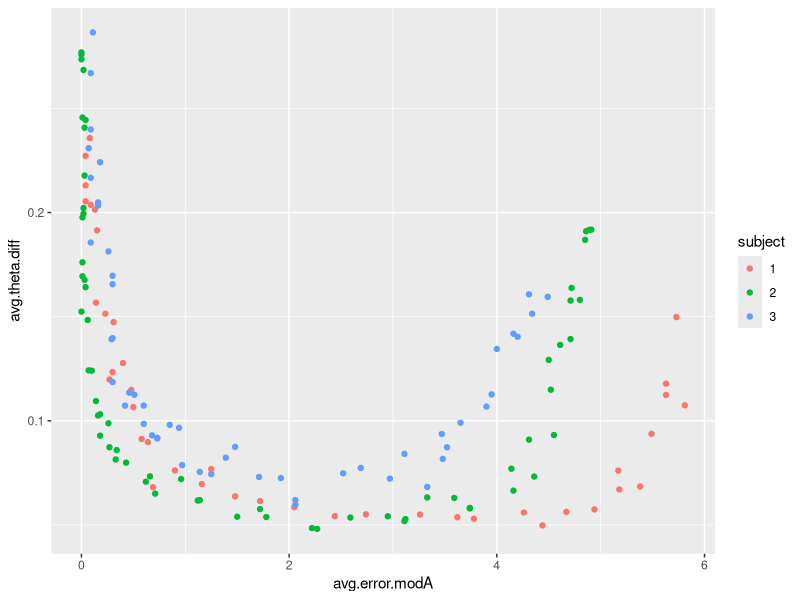
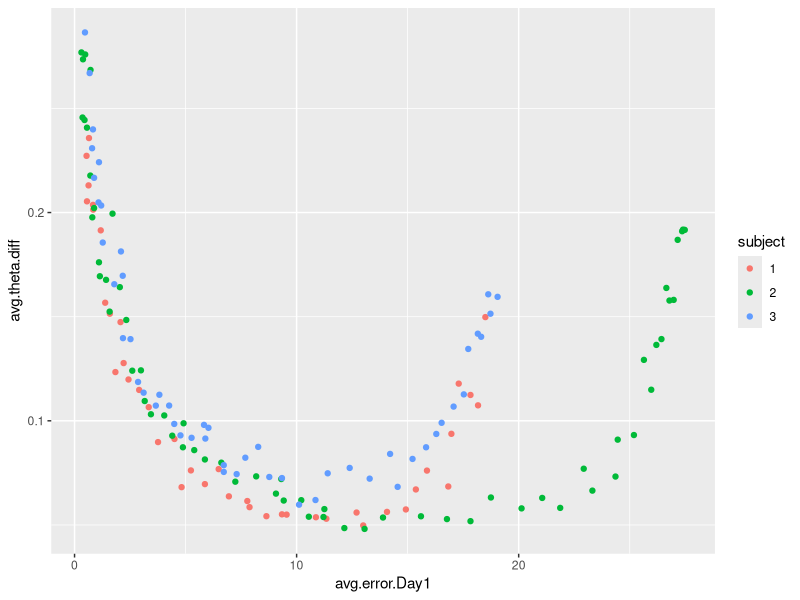
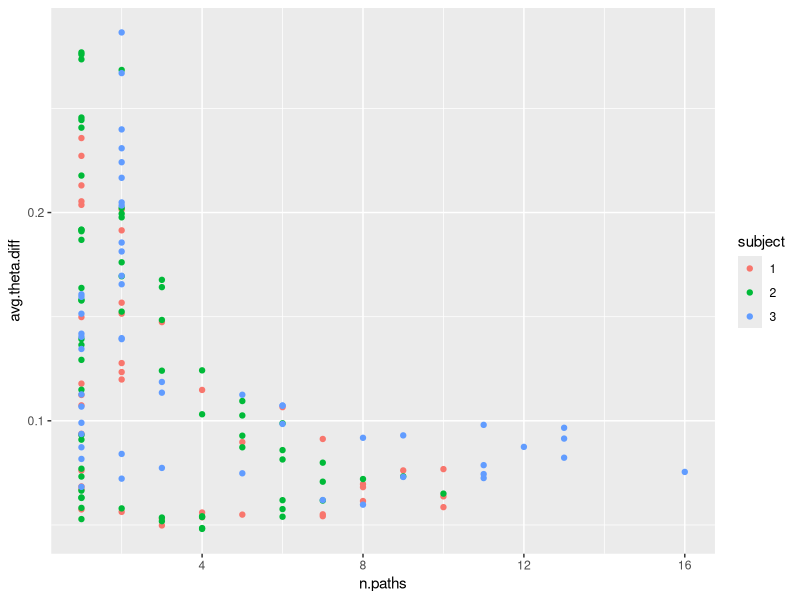
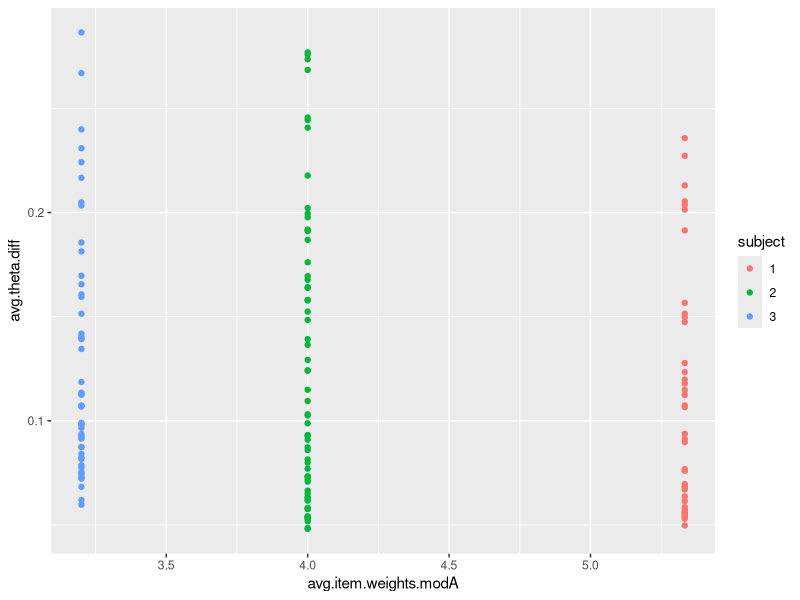
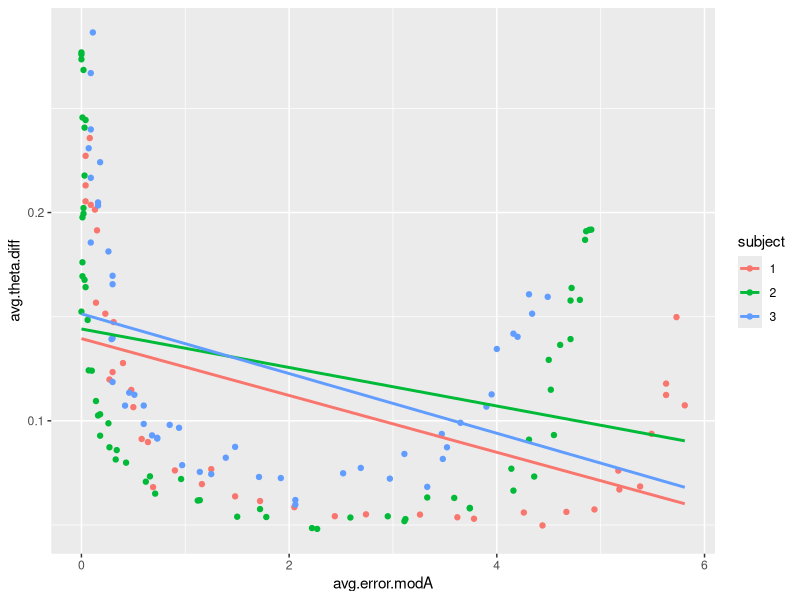
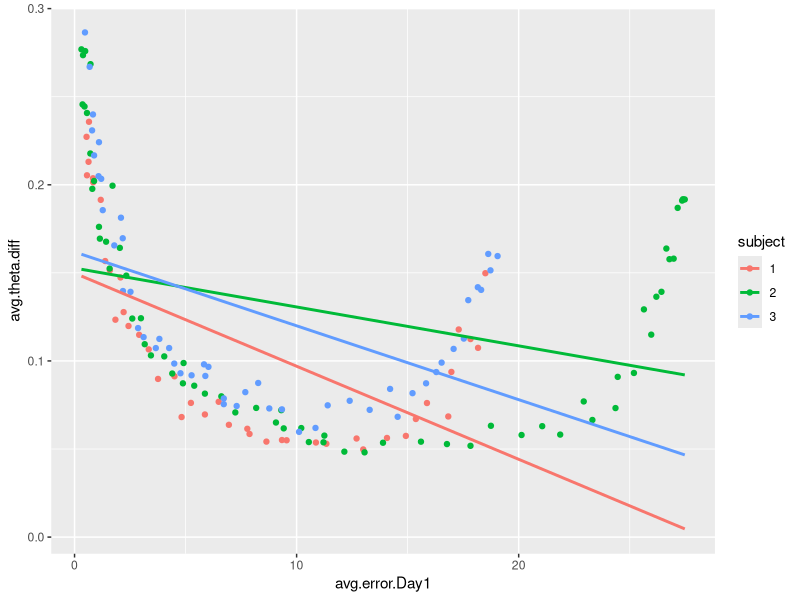
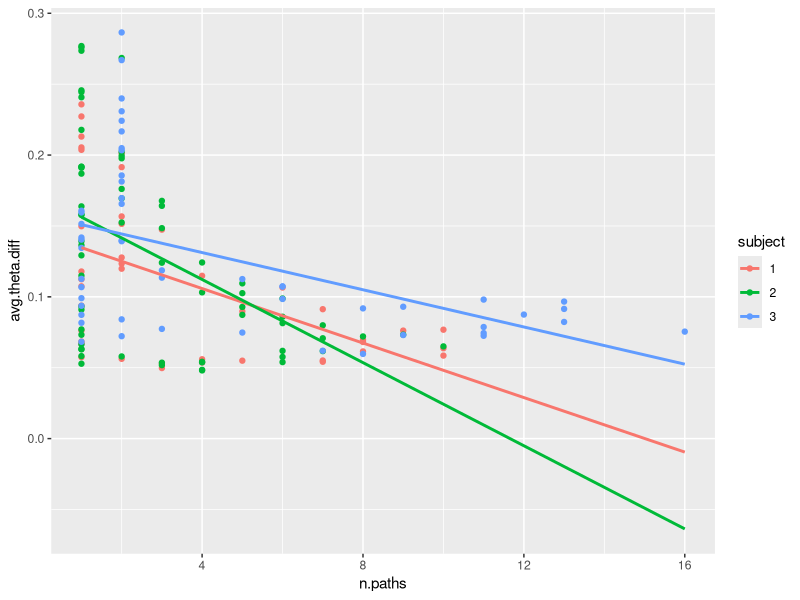
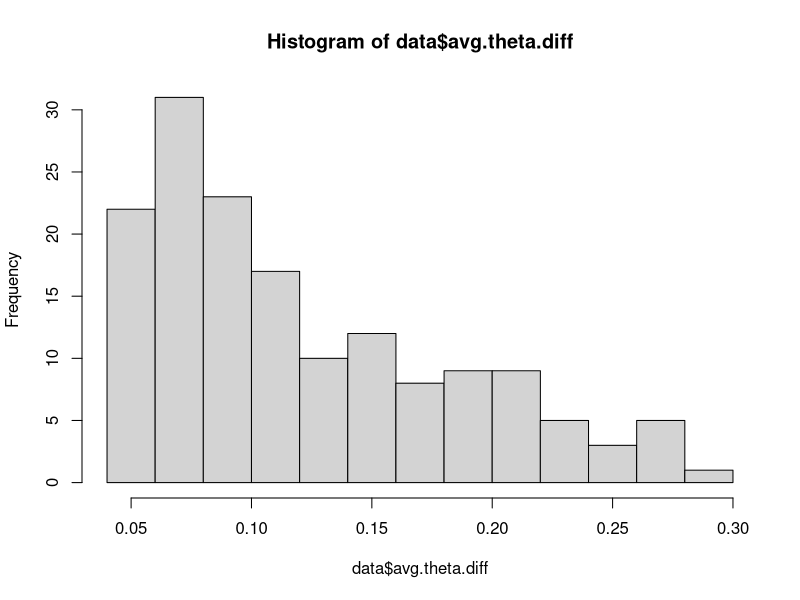

R code for these plots, in order: (Note: this script raises an error after producing the figures.)
#+++++++++++++++++++++++++++++++++++++++++++++
###Analyses of the experiment data############
#++++++++++++++++++++++++++++++++++++++++++++
library(haven)
library(tidyverse)
library(broom)
library(emmeans)
library(rstatix)
library(lmtest)
data <- read_sav("experiment_data.sav")
data$subject <- as.factor(data$subject)
#First let's inspect some plots:
ggplot(data, aes(avg.error.modA, avg.theta.diff, colour=subject)) +
  geom_point()

ggplot(data, aes(avg.error.Day1, avg.theta.diff, colour=subject)) +
  geom_point()

ggplot(data, aes(n.paths, avg.theta.diff, colour=subject)) +
  geom_point()

ggplot(data, aes(avg.item.weights.modA, avg.theta.diff, colour=subject)) +
  geom_point()

#Let;s look at the means of the average theta difference for the three subjects

data %>%
  group_by(subject) %>%
  select(avg.theta.diff) %>%
  summarise_all(funs(mean))


###Assumptions:

###1 Linearity between each covariate and the outcome variable at each level of the grouping variable
data$subject <- as.factor(data$subject)
# For average mistakes in module A
scatter <- ggplot(data, aes(avg.error.modA, avg.theta.diff, colour=subject))  
scatter + geom_point() + geom_smooth(method=lm, se=FALSE, fullrange=TRUE)

# For average mistakes in day 1
scatter <- ggplot(data, aes(avg.error.Day1, avg.theta.diff, colour=subject))  
scatter + geom_point() + geom_smooth(method=lm, se=FALSE, fullrange=TRUE)

# For number of paths
scatter <- ggplot(data, aes(n.paths, avg.theta.diff, colour=subject))  
scatter + geom_point() + geom_smooth(method=lm, se=FALSE, fullrange=TRUE)


####2 Homogeneity of variance
library(car)
leveneTest(avg.theta.diff ~ subject, data)


#### 3 Distribution of the DV

hist(data$avg.theta.diff)

##Perform the analysis:  *Note in the analyses below I might use the terms `covariate` and `predictor` interchangeably 

#### an anova only
anova <- aov(avg.theta.diff ~ subject, data = data)
summary(anova)


# Now we will fit a full model with all the covariates and then reduce one by one 

ancova1 <- aov(avg.theta.diff ~ avg.error.modA + avg.error.Day1 + n.paths + avg.item.weights.modA + subject, data = data)
Anova(ancova1, type = "III")  #This model cannot be estimated

# Take out  avg.item.weights.modA
ancova2 <- aov(avg.theta.diff ~ avg.error.modA + avg.error.Day1 + n.paths + subject, data = data)
Anova(ancova2, type = "III")

#Take out errors in Mod A
ancova3 <- aov(avg.theta.diff ~ avg.error.Day1  +  n.paths + subject, data = data)
Anova(ancova3, type = "III")

##Test the models with the LR test
lrtest(ancova3, ancova2) #Since we fail to reject H0. we should keep the nested model (i.e, ancova 3)


#==========================================================
#So we will stick with the model ancova 2 and perform the post hoc using those covariates 

post_hoc <- emmeans_test(avg.theta.diff ~ subject, covariate = c(avg.error.Day1, n.paths),
                         p.adjust.method = "bonferroni", data = data) #using a bonfferoni correction
post_hoc

# Get estimated means

get_emmeans(post_hoc)

#Lets check the same model with a regression

reg_mod <- lm(avg.theta.diff ~ avg.error.modA + n.paths + subject, data = data)
summary(reg_mod)
plot(reg_mod)

# Add quadratic term
ancova2 <- aov(avg.theta.diff ~ avg.error.Day1^2 + n.paths + subject, data = data)
Anova(ancova2, type = "III")
